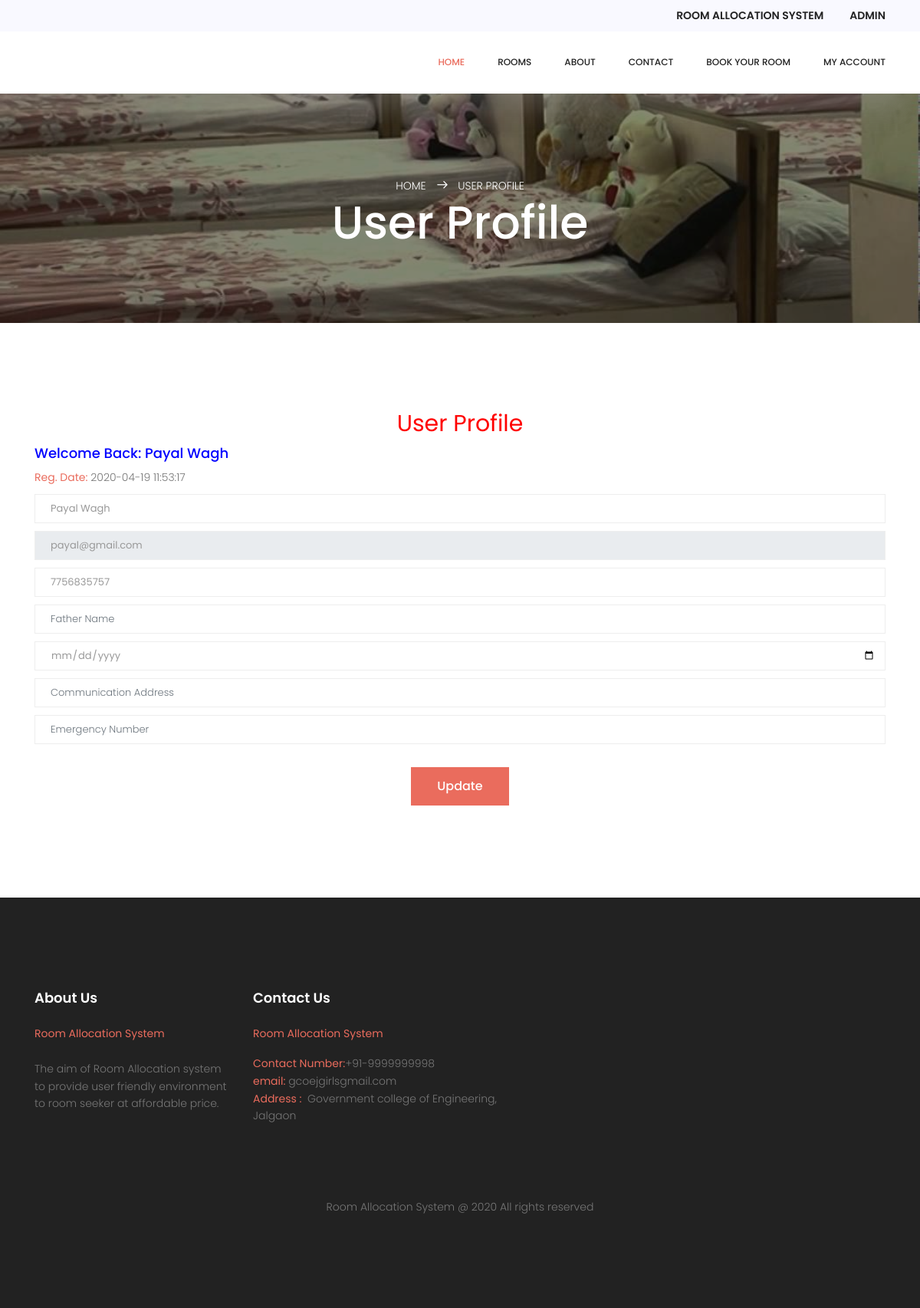
The page /user-profile.php (signed in) on the database its author committed.
### tables this page shows
CREATE TABLE `tbluser` (
  `ID` int(10) NOT NULL,
  `FullName` varchar(200) DEFAULT NULL,
  `Email` varchar(200) DEFAULT NULL,
  `MobileNumber` bigint(10) DEFAULT NULL,
  `FatherName` varchar(120) DEFAULT NULL,
  `dob` date DEFAULT NULL,
  `ComAddress` varchar(250) DEFAULT NULL,
  `EmergencyNumber` bigint(10) DEFAULT NULL,
  `Password` varchar(200) DEFAULT NULL,
  `RegDate` timestamp NOT NULL DEFAULT CURRENT_TIMESTAMP,
  `LastUpdationDate` timestamp NULL DEFAULT NULL ON UPDATE CURRENT_TIMESTAMP
);

CREATE TABLE `tblpages` (
  `ID` int(11) NOT NULL,
  `PageType` varchar(200) DEFAULT NULL,
  `PageTitle` mediumtext,
  `PageDescription` mediumtext,
  `UpdationDate` timestamp NULL DEFAULT NULL ON UPDATE CURRENT_TIMESTAMP,
  `Fulfillment` mediumtext NOT NULL,
  `FutureServices` mediumtext NOT NULL
);

### user-profile.php (the view, shortened to what this page needs)
<?php
if (strlen($_SESSION['pgasuid']==0)) {
  header('location:logout.php');
  } else{
  ?>
<!DOCTYPE html>
<html lang="zxx" class="no-js">
<head>
	<link rel="stylesheet" href="css/linearicons.css">=
	<link rel="stylesheet" href="css/font-awesome.min.css">
	<link rel="stylesheet" href="css/nice-select.css">
	<link rel="stylesheet" href="css/ion.rangeSlider.css" />
	<link rel="stylesheet" href="css/ion.rangeSlider.skinFlat.css" />
	<link rel="stylesheet" href="css/bootstrap.css">
	<link rel="stylesheet" href="css/owl.carousel.css">
	<link rel="stylesheet" href="css/main.css">
</head>
<body>
<?php include_once('includes/header.php');?>
	<section class="banner-area relative" id="home">
		<div class="overlay overlay-bg"></div>
		<div class="container">
			<div class="row d-flex text-center align-items-center justify-content-center">
				<div class="about-content col-lg-12">
					<p class="text-white link-nav"><a href="index.php">Home </a>
						<span class="lnr lnr-arrow-right"></span> <a href="user-profile.php">
							User Profile</a></p>
					<h1 class="text-white">
						User Profile
					</h1>
				</div>
			</div>
		</div>
	</section>
	<section class="contact-page-area section-gap">
		<div class="container">
			<p style="text-align: center;color: red;font-size: 30px"><strong>User Profile</strong></p>
			<div class="row mt-10">
				<?php
$uid=$_SESSION['pgasuid'];
$ret=mysqli_query($con,"select * from tbluser where ID='$uid'");
while ($row=mysqli_fetch_array($ret)) {
?>
				<div class="col-lg-12">
					<form class="row contact_form" action="" method="post" id="">
						<div class="col-md-12">
			<div class="form-group">
						<h4 style="color:blue">Welcome Back:  <?php  echo $row['FullName'];?></h4>
							</div>
<div class="form-group">
<b>Reg. Date:</b>  <?php  echo $row['RegDate'];?>
</div>
							<div class="form-group">
								<input type="text" class="form-control" id="fullname" name="fullname" value="<?php  echo $row['FullName'];?>">
							</div>
							<div class="form-group">
								<input type="email" class="form-control" id="email" name="email" value="<?php  echo $row['Email'];?>" readonly="true">
							</div>
							<div class="form-group">
								<input type="text" class="form-control" id="mobilenumber" name="mobilenumber" value="<?php  echo $row['MobileNumber'];?>" maxlength="10" pattern="[0-9]+">
							</div>
							<div class="form-group">
								<input type="text" class="form-control" id="fathername" name="fathername" placeholder="Father Name" required="true" value="<?php  echo $row['FatherName'];?>">
							</div>
							<div class="form-group">
								<input type="date" class="form-control" id="dob" name="dob" placeholder="Date of Birth" required='true' value="<?php  echo $row['dob'];?>">
							</div>
							<div class="form-group">
								<input type="text" class="form-control" id="comaddress" name="comaddress" placeholder="Communication Address" required='true' value="<?php  echo $row['ComAddress'];?>">
							</div>
						<div class="form-group">
								<input type="text" class="form-control" id="emergencynumber" name="emergencynumber" placeholder="Emergency Number" required='true' maxlength="10" pattern="[0-9]+" value="<?php  echo $row['EmergencyNumber'];?>">
							</div>
						</div>
						<?php } ?>
						<div class="col-md-12 text-center">
							<button type="submit" value="submit" name='submit' class="btn primary-btn">Update</button>
						</div>
					</form>
				</div>
			</div>
		</div>
	</section>
	<?php include_once('includes/footer.php');?>
</body>
</html>
<?php }  ?>

### includes/footer.php (shortened to what this page needs)
<?php
include('includes/dbconnection.php');
?>
<footer class="footer-area section-gap">
		<div class="container">
			<div class="row">
				<div class="col-lg-3 col-md-6 col-sm-6">
					<div class="single-footer-widget">
						<?php
$ret=mysqli_query($con,"select * from tblpages where PageType='aboutus'");
while ($row=mysqli_fetch_array($ret)) {
?>
						<h6><?php  echo $row['PageTitle'];?></h6>
						<p>
							<?php  echo $row['PageDescription'];?>
						</p>
					</div>
					<?php } ?>
				</div>
				<div class="col-lg-4 col-md-6 col-sm-6" style="">
					<div class="single-footer-widget">
						<?php
$ret=mysqli_query($con,"select * from tblpages where PageType='contactus'");
while ($row=mysqli_fetch_array($ret)) {
?>
						<h6><?php  echo $row['PageTitle'];?></h6>
						<p><?php  echo $row['PageDescription'];?></p>
						<?php } ?>
					</div>
				</div>
			</div>
			<div class="footer-bottom d-flex justify-content-center align-items-center flex-wrap">
				<p class="footer-text m-0">
Room Allocation System @ 2020 All rights reserved </p>
			</div>
		</div>
	</footer>

### css/main.css (style rules this page uses)
body { color: #777777; font-family: "Poppins", sans-serif; font-size: 14px; font-weight: 300; line-height: 1.625em; position: relative; }
a { -webkit-transition: all 0.3s ease 0s; -moz-transition: all 0.3s ease 0s; -o-transition: all 0.3s ease 0s; transition: all 0.3s ease 0s; }
a, a:focus, a:hover { text-decoration: none; outline: 0; }
h1, h2, h3, h4, h5, h6 { font-family: "Poppins", sans-serif; color: #222222; line-height: 1.2em !important; margin-bottom: 0; margin-top: 0; font-weight: 500; }
h1, .h1 { font-size: 36px; }
h4, .h4 { font-size: 18px; }
h6, .h6 { font-size: 14px; color: #222222; }
.mt-10 { margin-top: 10px; }
.text-white { color: #fff; }
.text-center { text-align: center; }
.flex-wrap { -webkit-flex-wrap: wrap; -moz-flex-wrap: wrap; -ms-flex-wrap: wrap; flex-wrap: wrap; }
.relative { position: relative; }
.overlay { position: absolute; left: 0; right: 0; top: 0; bottom: 0; }
b, i, sup, sub, u, del { color: #ea6c5d; }
h1 { font-size: 36px; }
h4 { font-size: 18px; }
h6 { font-size: 14px; }
h1, h2, h3, h4, h5, h6 { line-height: 1.5em; }
.section-gap { padding: 120px 0px; }
.primary-btn { height: 40px; line-height: 40px; padding-left: 30px; padding-right: 60px; border-radius: 25px; background: #ea6c5d; border: none; color: #fff; display: inline-block; font-weight: 500; position: relative; -webkit-transition: all 0.3s ease 0s; -moz-transition: all 0.3s ease 0s; -o-transition: all 0.3s ease 0s; transition: all 0.3s ease 0s; cursor: pointer; }
.primary-btn:after { position: absolute; content: ""; background: #ea6c5d; width: 100%; height: 100%; top: 0; left: 0; border-radius: 20px; opacity: 0; -webkit-transition: all 0.3s ease 0s; -moz-transition: all 0.3s ease 0s; -o-transition: all 0.3s ease 0s; transition: all 0.3s ease 0s; z-index: 1; }
.banner-area { background: url(../img/banner-bg.jpg) no-repeat center; background-size: cover; min-height: 300px; margin-top: 64px; }
.banner-area .overlay-bg { background: rgba(0, 0, 0, 0.48); }
.about-content { margin-top: 60px; padding: 50px 0px; }
.about-content h1 { font-size: 60px; }
.about-content p { margin: 0; }
.about-content a { color: #fff; font-size: 14px; text-transform: uppercase; }
.about-content .lnr { margin: 0px 10px; font-weight: 600; }
.contact_form .form-group { margin-bottom: 10px; }
.contact_form .form-group .form-control { font-size: 13px; line-height: 26px; color: #999; border: 1px solid #eeeeee; border-radius: 0px; padding-left: 20px; }
.contact_form .primary-btn { height: 50px; line-height: 50px; margin-top: 20px; padding: 0px 34px; border-radius: 0px; }
.footer-area { background-color: #222222; }
h6 { color: #fff; margin-bottom: 25px; font-size: 18px; font-weight: 600; }
.footer-text { padding-top: 80px; }

### rows shown on the page
tbluser: FullName "Payal Wagh", RegDate "2020-04-19 11:53:17", fullname "Payal Wagh", email "payal@gmail.com", mobilenumber "7756835757"
tblpages: PageTitle "About Us", PageDescription "Room Allocation System The aim of Room Allocation system to provide user friendly environment to room seeker at affordable price."
tblpages: PageTitle "Contact Us", PageDescription "Room Allocation System Contact Number: +91-9999999998 email: gcoejgirlsgmail.com Address : Government college of Engineering, Jalgaon"
